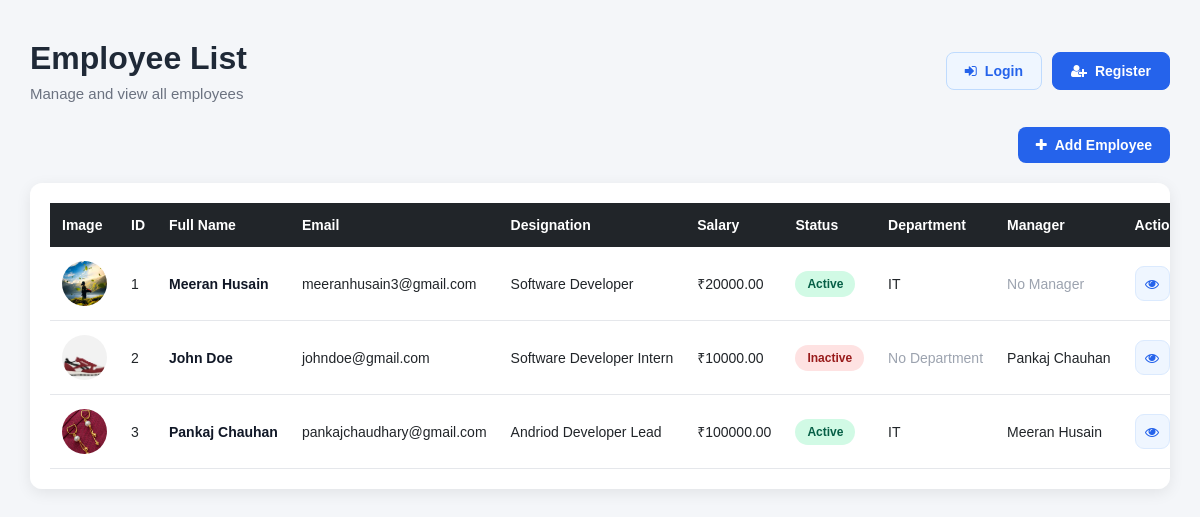
The page / on the database its author committed.
### employees/models.py (models this page shows, shortened)
class Employee(models.Model):
    first_name = models.CharField(max_length=50)
    last_name = models.CharField(max_length=50)
    email = models.EmailField(unique=True)
    designation = models.CharField(max_length=100)
    image = models.ImageField(upload_to='employee_images', default='default.png')
    salary = models.DecimalField(max_digits=10, decimal_places=2)
    joining_date = models.DateField()
    is_active = models.BooleanField(default=True)
    department = models.ForeignKey(Department, on_delete=models.SET_NULL, blank=True, null=True)
    manager = models.ForeignKey("self", on_delete=models.SET_NULL, blank=True, null=True)
    is_deleted = models.BooleanField(default=False)  # Soft delete flag
    def full_name(self):
        return f"{self.first_name} {self.last_name}"

class Department(models.Model):
    dept_name = models.CharField(max_length=30)
    dept_location = models.CharField(max_length=100)

### Employee_main/views.py (the view)
# urls.py: 2. Add a URL to urlpatterns:  path('', views.home, name='home')
def home(request):
    employees = Employee.objects.filter(is_deleted=False)  # Fetch all employee objects that are not marked as deleted from the Employee model.
    context = {
        'employees': employees,
    }
    return render(request, 'home.html', context)

### templates/home.html (shortened to what this page needs)
{% load static %}
<!DOCTYPE html>
<html lang="en">
<head>
    <link rel="stylesheet" href="{% static 'css/style.css' %}">
    <link rel="stylesheet" href="https://cdnjs.cloudflare.com/ajax/libs/font-awesome/4.7.0/css/font-awesome.min.css">
</head>
<body>
    <div class="container">
        <div class="page-header">
            <div>
                <h1>Employee List</h1>
                <p>Manage and view all employees</p>
            </div>
            {% if user.is_authenticated %}
                <div class="auth-buttons">
                    <span class="user-info">
                        <i class="fa fa-user-circle"></i>
                        {{ user.username }}
                        {% if user.email %}
                            ({{ user.email }})
                        {% endif %}
                    </span>
                    <form method="POST" action="{% url 'logout' %}">
                        {% csrf_token %}
                        <button type="submit" class="auth-btn logout-btn">
                            <i class="fa fa-sign-out"></i> Logout
                        </button>
                    </form>
                </div>
            {% else %}
                <div class="auth-buttons">
                    <a href="{% url 'login' %}" class="auth-btn login-btn">
                        <i class="fa fa-sign-in"></i> Login
                    </a>
                    <a href="{% url 'register' %}" class="auth-btn register-btn">
                        <i class="fa fa-user-plus"></i> Register
                    </a>
                </div>
            {% endif %}
        </div>
        <div class="add-employee-container">
            <a href="{% url 'employee_add' %}" class="add-employee-btn">
                <i class="fa fa-plus"></i>
                Add Employee
            </a>
        </div>
        <div class="table-container">
            <table class="employee-table">
                <thead>
                    <tr>
                        <th>Image</th>
                        <th>ID</th>
                        <th>Full Name</th>
                        <th>Email</th>
                        <th>Designation</th>
                        <th>Salary</th>
                        <th>Status</th>
                        <th>Department</th>
                        <th>Manager</th>
                        <th>Actions</th>
                    </tr>
                </thead>
                <tbody>
                    {% for emp in employees %}
                    <tr>
                        <td>
                            {% if emp.image %}
                                <img src="{{ emp.image.url }}" alt="{{ emp.full_name }}" class="employee-list-image">
                            {% else %}
                                <img src="{% static 'images/default.png' %}" alt="{{ emp.full_name }}" class="employee-list-image">
                            {% endif %}
                        </td>
                        <td>{{ emp.id }}</td>
                        <td class="employee-name">{{ emp.full_name }}</td>
                        <td>{{ emp.email }}</td>
                        <td>{{ emp.designation }}</td>
                        <td>₹{{ emp.salary }}</td>
                        <td>
                            {% if emp.is_active %}
                                <span class="status active">
                                    Active
                                </span>
                            {% else %}
                                <span class="status inactive">
                                    Inactive
                                </span>
                            {% endif %}
                        </td>
                        <td>
                            {% if emp.department %}
                                {{ emp.department.dept_name }}
                            {% else %}
                                <span class="muted">
                                    No Department
                                </span>
                            {% endif %}
                        </td>
                        <td>
                            {% if emp.manager %}
                                {{ emp.manager.full_name }}
                            {% else %}
                                <span class="muted">
                                    No Manager
                                </span>
                            {% endif %}
                        </td>
                        <td>
                            <div class="action-buttons">
                                <a href="{% url 'employee_detail' id=emp.id %}" class="action-btn view-btn" aria-label="View Employee" title="View Employee">
                                    <i class="fa fa-eye"></i>
                                </a>
                            </div>
                        </td>
                    </tr>
                    {% empty %}
                    <tr>
                        <td colspan="10" class="no-data">
                            No employees found.
                        </td>
                    </tr>
                    {% endfor %}
                </tbody>
            </table>
        </div>
    </div>
</body>
</html>

### Employee_main/static/css/style.css (style rules this page uses)
* { box-sizing: border-box; }
body { margin: 0; padding: 0; font-family: Arial, Helvetica, sans-serif; background-color: #f4f6f9; color: #212529; }
.container { width: 95%; max-width: 1600px; margin: 40px auto; }
.page-header { display: flex; justify-content: space-between; align-items: center; gap: 20px; flex-wrap: wrap; margin-bottom: 25px; }
.page-header h1 { margin: 0; font-size: 32px; font-weight: 700; color: #1f2937; }
.page-header p { margin-top: 8px; margin-bottom: 0; color: #6b7280; font-size: 15px; }
.auth-buttons { display: flex; align-items: center; gap: 10px; }
.auth-btn { display: inline-flex; align-items: center; justify-content: center; gap: 8px; padding: 10px 18px; border-radius: 8px; text-decoration: none; font-size: 14px; font-weight: 600; transition: all 0.2s ease; }
.login-btn { color: #2563eb; background: #eff6ff; border: 1px solid #bfdbfe; }
.register-btn { color: #ffffff; background: #2563eb; border: 1px solid #2563eb; }
.add-employee-container { display: flex; justify-content: flex-end; }
.add-employee-btn { display: inline-flex; align-items: center; gap: 8px; padding: 10px 18px; background-color: #2563eb; color: #ffffff; text-decoration: none; border-radius: 8px; font-size: 14px; font-weight: 600; margin-bottom: 20px; transition: all 0.2s ease; }
.add-employee-btn i { font-size: 14px; }
.table-container { width: 100%; background-color: #ffffff; border-radius: 12px; padding: 20px; box-shadow: 0 4px 15px rgba(0, 0, 0, 0.08); overflow-x: auto; }
.employee-table { width: 100%; border-collapse: collapse; min-width: 1200px; }
.employee-table thead { background-color: #212529; color: #ffffff; }
.employee-table th { padding: 14px 12px; text-align: left; font-size: 14px; font-weight: 600; white-space: nowrap; }
.employee-table td { padding: 14px 12px; border-bottom: 1px solid #e5e7eb; font-size: 14px; white-space: nowrap; }
.employee-table tbody tr { transition: background-color 0.2s ease; }
.employee-name { font-weight: 600; color: #111827; }
.status { display: inline-block; padding: 6px 12px; border-radius: 20px; font-size: 12px; font-weight: 600; }
.active { background-color: #d1fae5; color: #065f46; }
.inactive { background-color: #fee2e2; color: #991b1b; }
.muted { color: #9ca3af; }
.employee-list-image { width: 45px; height: 45px; border-radius: 50%; object-fit: cover; display: block; }
.action-buttons { display: flex; align-items: center; justify-content: center; gap: 8px; }
.action-btn { width: 35px; height: 35px; display: inline-flex; align-items: center; justify-content: center; border: 1px solid transparent; border-radius: 9px; text-decoration: none; font-size: 14px; cursor: pointer; transition: all 0.2s ease; }
.view-btn { color: #2563eb; background: #eff6ff; border-color: #dbeafe; }

### rows shown on the page
Employee: image (picture), id "1", full_name "Meeran Husain", email "meeranhusain3@gmail.com", designation "Software Developer", salary "20000.00", is_active "Active", department.dept_name "IT", shows "No Manager"
Employee: image (picture), id "2", full_name "John Doe", email "johndoe@gmail.com", designation "Software Developer Intern", salary "10000.00", is_active "Inactive", shows "No Department", manager.full_name "Pankaj Chauhan"
Employee: image (picture), id "3", full_name "Pankaj Chauhan", email "pankajchaudhary@gmail.com", designation "Andriod Developer Lead", salary "100000.00", is_active "Active", department.dept_name "IT", manager.full_name "Meeran Husain"
